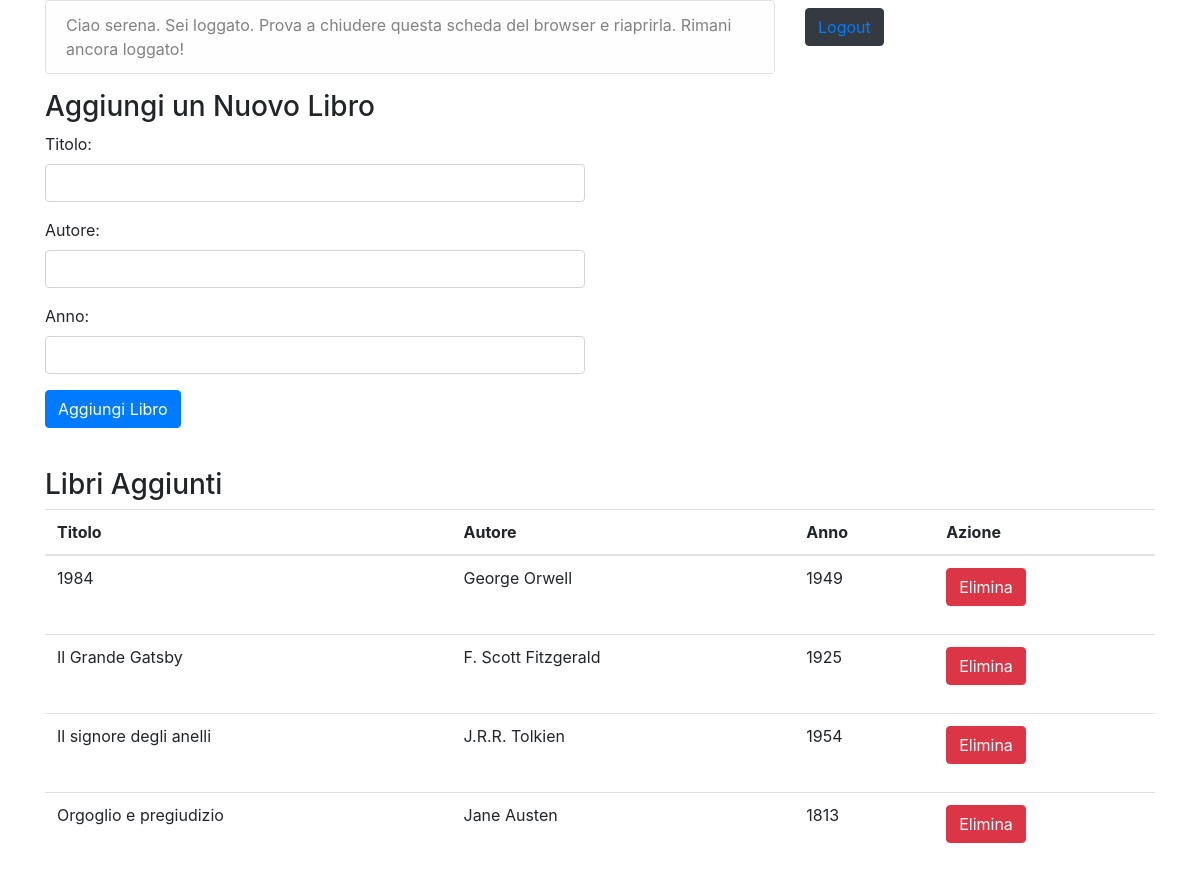
The page / (signed in) on the database its author committed.
### tables this page shows
CREATE TABLE `books` (
  `id` int(11) NOT NULL,
  `title` varchar(255) NOT NULL,
  `author` varchar(255) NOT NULL,
  `year` int(11) NOT NULL
);

### classes/Login.php (called while the page is built, shortened)
<?php
class Login
{
    public function isUserLoggedIn()
    {
        if (isset($_SESSION['user_login_status']) AND $_SESSION['user_login_status'] == 1) {
            return true;
        }
        return false;
    }
}

### manage_books.php (called while the page is built, shortened)
<?php
$conn = mysqli_connect(DB_HOST, DB_USER, DB_PASS, DB_NAME);
$query = "SELECT * FROM books";
$result = mysqli_query($conn, $query);
$books = [];
if ($result && mysqli_num_rows($result) > 0) {
    while ($row = mysqli_fetch_assoc($result)) {
        $books[] = $row;
    }
}
?>

### index.php (the view, shortened to what this page needs)
<?php
require_once("classes/Login.php");
$login = new Login();
if ($login->isUserLoggedIn() == true) {
    require_once("manage_books.php");
    include("views/logged_in.php");
} else {
    include("views/not_logged_in.php");
    exit();
}
?>
<!DOCTYPE html>
<html lang="en">
<head>
    <link href="https://maxcdn.bootstrapcdn.com/bootstrap/4.5.2/css/bootstrap.min.css" rel="stylesheet">
</head>
<body>
    <div class="container">
    <div class="row">
        <div class="col-md-6">
            <h3>Aggiungi un Nuovo Libro</h3>
            <form action="index.php" method="post">
                <div class="form-group">
                    <label for="title">Titolo:</label>
                    <input type="text" id="title" name="title" class="form-control" required>
                </div>
                <div class="form-group">
                    <label for="author">Autore:</label>
                    <input type="text" id="author" name="author" class="form-control" required>
                </div>
                <div class="form-group">
                    <label for="year">Anno:</label>
                    <input type="number" id="year" name="year" class="form-control" required>
                </div>
                <button type="submit" name="add_book" class="btn btn-primary">Aggiungi Libro</button>
            </form>
        </div>
    </div>
    <div class="row mt-4">
        <div class="col-md-12">
            <h3>Libri Aggiunti</h3>
            <table class="table">
                <thead>
                    <tr>
                        <th>Titolo</th>
                        <th>Autore</th>
                        <th>Anno</th>
                        <th>Azione</th>
                    </tr>
                </thead>
                <tbody>
                    <?php foreach ($books as $book) : ?>
                        <tr>
                            <td><?= $book['title'] ?></td>
                            <td><?= $book['author'] ?></td>
                            <td><?= $book['year'] ?></td>
                            <td>
                                <form action="index.php" method="post">
                                    <button type="submit" name="delete_book" class="btn btn-danger">Elimina</button>
                                </form>
                            </td>
                        </tr>
                    <?php endforeach; ?>
                </tbody>
            </table>
        </div>
    </div>
</div>
</body>
</html>

### views/logged_in.php
<div class="container">
  <div class="row">
    <div class="col-md-8">
      <div class="alert alert-light border" role="alert">
        Ciao <?php echo $_SESSION['user_name']; ?>. Sei loggato.
        Prova a chiudere questa scheda del browser e riaprirla. Rimani ancora loggato!
      </div>
    </div>
    <div class="col-md-4 mt-2">
      <button type="button" class="btn btn-dark"><a href="index.php?logout">Logout</a></button>
    </div>
  </div>
</div>

### rows shown on the page
books: title "1984", author "George Orwell", year "1949"
books: title "Il Grande Gatsby", author "F. Scott Fitzgerald", year "1925"
books: title "Il signore degli anelli", author "J.R.R. Tolkien", year "1954"
books: title "Orgoglio e pregiudizio", author "Jane Austen", year "1813"

### other values the page prints
$_SESSION['user_name'] "serena"
